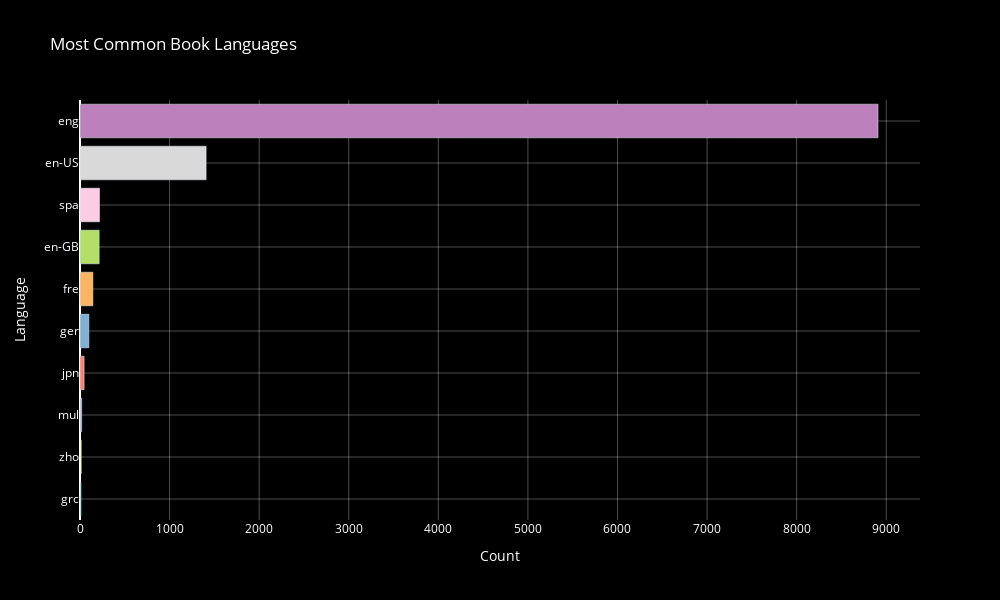

Source (notebook cell):
### Code cell
# Define a color palette with enough unique colors
color_palette = px.colors.qualitative.Set3

# Create a list of distinct colors for each bar
bar_colors = [color_palette[i % len(color_palette)] for i in range(len(language_counts))]

# Create a Plotly bar plot
fig = go.Figure(data=[go.Bar(
    y=language_counts.index,
    x=language_counts,
    orientation = 'h',
    marker=dict(color=bar_colors)  # Set the bar colors using the color palette
)])

# Update the layout with dark background and white font
fig.update_layout(
    plot_bgcolor='black',  # Dark background color
    paper_bgcolor='black',  # Dark background color
    font=dict(color='white'),  # White font color
    title="Most Common Book Languages",
    yaxis_title="Language",
    xaxis_title="Count",
    width=1000,  # Width of the plot in pixels
    height=600,  # Height of the plot in pixels
    xaxis=dict(
        gridcolor='rgba(255, 255, 255, 0.3)'  # Black grid lines with 0.3 alpha on x-axis
    ),
    yaxis=dict(
        gridcolor='rgba(255, 255, 255, 0.3)'  # Black grid lines with 0.3 alpha on y-axis
    )
)


# Show the plot
fig.show()

### Figure 1 — Plotly figure (JSON) as saved in the notebook; plotly's stock layout.template omitted (floating-point values rounded to 4 significant figures)
{"data": [{"marker": {"color": ["rgb(141,211,199)", "rgb(255,255,179)", "rgb(190,186,218)", "rgb(251,128,114)", "rgb(128,177,211)", "rgb(253,180,98)", "rgb(179,222,105)", "rgb(252,205,229)", "rgb(217,217,217)", "rgb(188,128,189)"]}, "orientation": "h", "type": "bar", "x": [11, 14, 19, 46, 99, 144, 214, 218, 1408, 8908], "y": ["grc", "zho", "mul", "jpn", "ger", "fre", "en-GB", "spa", "en-US", "eng"]}], "layout": {"font": {"color": "white"}, "height": 600, "paper_bgcolor": "black", "plot_bgcolor": "black", "title": {"text": "Most Common Book Languages"}, "width": 1000, "xaxis": {"gridcolor": "rgba(255, 255, 255, 0.3)", "title": {"text": "Count"}}, "yaxis": {"gridcolor": "rgba(255, 255, 255, 0.3)", "title": {"text": "Language"}}}}
